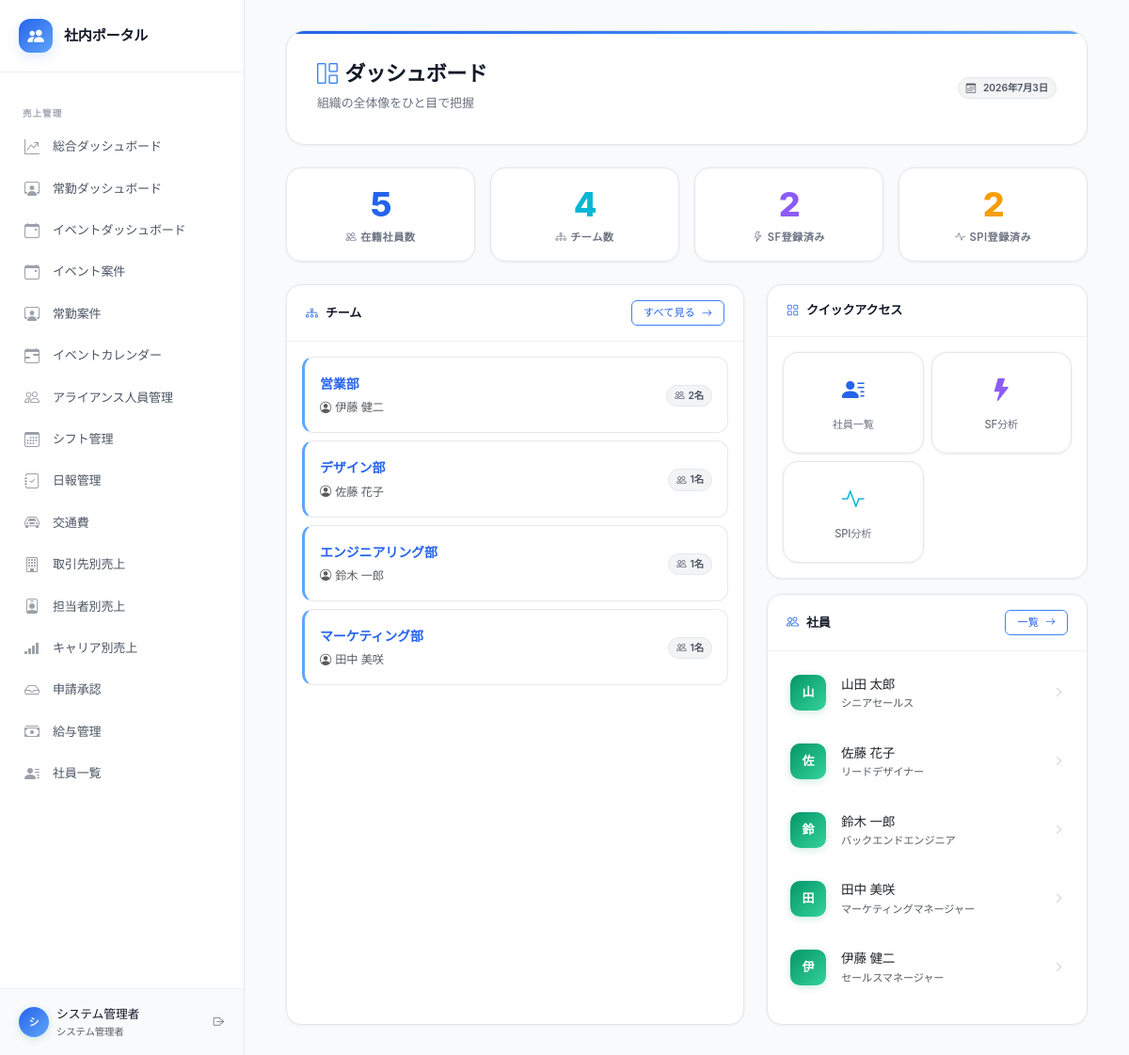
The app's page /public/index.php (signed in) with its own data.
### tables this page shows
CREATE TABLE IF NOT EXISTS teams (
    id INT PRIMARY KEY AUTO_INCREMENT,
    name VARCHAR(100) NOT NULL,
    description TEXT,
    manager_id INT NULL,
    sub_manager_id INT NULL,
    strengths_analysis TEXT COMMENT 'ストレングスファインダー分析（AI生成）',
    spi_analysis TEXT COMMENT 'SPI分析（AI生成）',
    team_strengths TEXT COMMENT 'チームの強み',
    team_challenges TEXT COMMENT 'チームの課題',
    management_points TEXT COMMENT 'マネジメントの要点',
    ideal_recruit TEXT COMMENT 'このチームに合う人',
    sort_order INT DEFAULT 0,
    created_at TIMESTAMP DEFAULT CURRENT_TIMESTAMP,
    updated_at TIMESTAMP DEFAULT CURRENT_TIMESTAMP ON UPDATE CURRENT_TIMESTAMP
);

CREATE TABLE IF NOT EXISTS employees (
    id INT PRIMARY KEY AUTO_INCREMENT,
    employee_number VARCHAR(20) UNIQUE COMMENT '社員番号',
    name VARCHAR(100) NOT NULL COMMENT '氏名',
    name_kana VARCHAR(100) COMMENT '氏名（かな）',
    email VARCHAR(200) UNIQUE,
    department VARCHAR(100) COMMENT '部署',
    job_title VARCHAR(100) COMMENT '職種・役職',
    hire_date DATE COMMENT '入社日',
    birth_date DATE COMMENT '生年月日',
    photo_path VARCHAR(255) COMMENT '顔写真パス',
    bio TEXT COMMENT '自己紹介・プロフィール',
    career_summary TEXT COMMENT 'キャリアサマリー（AI生成）',
    strengths_text TEXT COMMENT '得意なこと',
    weaknesses_text TEXT COMMENT '苦手なこと',
    how_to_utilize TEXT COMMENT 'この人の活かし方（AI生成）',
    is_active TINYINT DEFAULT 1 COMMENT '在籍フラグ',
    created_at TIMESTAMP DEFAULT CURRENT_TIMESTAMP,
    updated_at TIMESTAMP DEFAULT CURRENT_TIMESTAMP ON UPDATE CURRENT_TIMESTAMP
);

### includes/auth.php (called while the page is built, shortened)
<?php
function getCompanyId(): ?int {
    return $_SESSION['company_id'] ?? null;
}

### includes/functions.php (called while the page is built, shortened)
<?php
require_once __DIR__ . '/auth.php';
function h(mixed $value): string {
    return htmlspecialchars((string)($value ?? ''), ENT_QUOTES | ENT_HTML5, 'UTF-8');
}
function getAllTeams(?int $companyId = null): array {
    $db = getDB();
    $sql = 'SELECT t.*,
                   m.name AS manager_name,
                   sm.name AS sub_manager_name,
                   COUNT(tm.employee_id) AS member_count
            FROM teams t
            LEFT JOIN employees m ON t.manager_id = m.id
            LEFT JOIN employees sm ON t.sub_manager_id = sm.id
            LEFT JOIN team_members tm ON t.id = tm.team_id';
    $params = [];
    $sql .= ' GROUP BY t.id ORDER BY t.sort_order, t.name';
    $stmt = $db->prepare($sql);
    $stmt->execute($params);
    return $stmt->fetchAll();
}

### public/index.php (the view, shortened to what this page needs)
<?php
require_once __DIR__ . '/../config/config.php';
require_once __DIR__ . '/../includes/functions.php';
$cid = getCompanyId();
$db = getDB();
$cidFilter     = $cid ? ' AND e.company_id = ?' : '';
$cidFilterT    = $cid ? ' AND t.company_id = ?' : '';
$cidParams     = $cid ? [$cid] : [];
$stmt = $db->prepare("SELECT COUNT(*) FROM employees e WHERE e.is_active = 1{$cidFilter}");
$stmt->execute($cidParams);
$totalEmployees = (int)$stmt->fetchColumn();
$stmt = $db->prepare("SELECT COUNT(*) FROM teams t WHERE 1=1{$cidFilterT}");
$stmt->execute($cidParams);
$totalTeams = (int)$stmt->fetchColumn();
$stmt = $db->prepare("SELECT COUNT(*) FROM strengths_finder sf JOIN employees e ON sf.employee_id = e.id WHERE e.is_active = 1{$cidFilter}");
$stmt->execute($cidParams);
$sfCount = (int)$stmt->fetchColumn();
$stmt = $db->prepare("SELECT COUNT(*) FROM spi_results sp JOIN employees e ON sp.employee_id = e.id WHERE e.is_active = 1{$cidFilter}");
$stmt->execute($cidParams);
$spiCount = (int)$stmt->fetchColumn();
$recentSql = 'SELECT e.*, t.name AS team_name FROM employees e
     LEFT JOIN team_members tm ON e.id = tm.employee_id
     LEFT JOIN teams t ON tm.team_id = t.id
     WHERE e.is_active = 1';
$recentSql .= ' ORDER BY e.created_at DESC LIMIT 6';
$stmt = $db->prepare($recentSql);
$stmt->execute($cidParams);
$recentEmployees = $stmt->fetchAll();
$teams = getAllTeams($cid);
require_once __DIR__ . '/../includes/header.php';
?>
<div class="container-fluid">
    <div class="page-header">
        <div class="d-flex justify-content-between align-items-center">
            <div>
                <h1><i class="bi bi-grid-1x2 me-2"></i>ダッシュボード</h1>
                <p>組織の全体像をひと目で把握</p>
            </div>
            <div class="text-end">
                <span class="tag"><i class="bi bi-calendar3 me-1"></i><?= date('Y年n月j日') ?></span>
            </div>
        </div>
    </div>
    <div class="row g-3 mb-4">
        <div class="col-6 col-md-3">
            <div class="stat-card">
                <div class="stat-number" style="color: var(--a600)"><?= $totalEmployees ?></div>
                <div class="stat-label"><i class="bi bi-people me-1"></i>在籍社員数</div>
            </div>
        </div>
        <div class="col-6 col-md-3">
            <div class="stat-card">
                <div class="stat-number" style="color: var(--cyan)"><?= $totalTeams ?></div>
                <div class="stat-label"><i class="bi bi-diagram-3 me-1"></i>チーム数</div>
            </div>
        </div>
        <div class="col-6 col-md-3">
            <div class="stat-card">
                <div class="stat-number" style="color: var(--purple)"><?= $sfCount ?></div>
                <div class="stat-label"><i class="bi bi-lightning me-1"></i>SF登録済み</div>
            </div>
        </div>
        <div class="col-6 col-md-3">
            <div class="stat-card">
                <div class="stat-number" style="color: var(--amber)"><?= $spiCount ?></div>
                <div class="stat-label"><i class="bi bi-activity me-1"></i>SPI登録済み</div>
            </div>
        </div>
    </div>
    <div class="row g-4">
        <div class="col-lg-7">
            <div class="card h-100">
                <div class="card-header d-flex justify-content-between align-items-center">
                    <span><i class="bi bi-diagram-3 me-2" style="color:var(--a600)"></i>チーム</span>
                    <a href="<?= BASE_PATH ?>/public/teams.php" class="btn btn-sm btn-outline-success">すべて見る <i class="bi bi-arrow-right ms-1"></i></a>
                </div>
                <div class="card-body p-3">
                    <?php if (empty($teams)): ?>
                    <div class="empty-state">
                        <i class="bi bi-diagram-3"></i>
                        <p>チームがまだ登録されていません</p>
                    </div>
                    <?php else: ?>
                    <?php foreach ($teams as $team): ?>
                    <a href="<?= BASE_PATH ?>/public/team.php?id=<?= $team['id'] ?>" class="text-decoration-none">
                        <div class="team-card p-3 mb-2">
                            <div class="d-flex justify-content-between align-items-center">
                                <div>
                                    <div class="fw-semibold"><?= h($team['name']) ?></div>
                                    <?php if ($team['manager_name']): ?>
                                    <div class="text-muted small mt-1">
                                        <i class="bi bi-person-circle me-1"></i><?= h($team['manager_name']) ?>
                                    </div>
                                    <?php endif; ?>
                                </div>
                                <div class="text-end">
                                    <span class="tag">
                                        <i class="bi bi-people"></i><?= $team['member_count'] ?>名
                                    </span>
                                </div>
                            </div>
                        </div>
                    </a>
                    <?php endforeach; ?>
                    <?php endif; ?>
                </div>
            </div>
        </div>
        <div class="col-lg-5">
            <div class="card mb-3">
                <div class="card-header"><i class="bi bi-grid me-2" style="color:var(--a600)"></i>クイックアクセス</div>
                <div class="card-body p-3">
                    <div class="row g-2">
                        <div class="col-6">
                            <a href="<?= BASE_PATH ?>/public/employees.php" class="quick-action">
                                <i class="bi bi-person-lines-fill"></i>
                                <small>社員一覧</small>
                            </a>
                        </div>
                        <div class="col-6">
                            <a href="<?= BASE_PATH ?>/public/strengths.php" class="quick-action">
                                <i class="bi bi-lightning-fill" style="color:var(--purple)"></i>
                                <small>SF分析</small>
                            </a>
                        </div>
                        <div class="col-6">
                            <a href="<?= BASE_PATH ?>/public/spi.php" class="quick-action">
                                <i class="bi bi-activity" style="color:var(--cyan)"></i>
                                <small>SPI分析</small>
                            </a>
                        </div>
                    </div>
                </div>
            </div>
            <div class="card">
                <div class="card-header d-flex justify-content-between align-items-center">
                    <span><i class="bi bi-people me-2" style="color:var(--a600)"></i>社員</span>
                    <a href="<?= BASE_PATH ?>/public/employees.php" class="btn btn-sm btn-outline-success">一覧 <i class="bi bi-arrow-right ms-1"></i></a>
                </div>
                <div class="card-body p-3">
                    <?php foreach ($recentEmployees as $emp): ?>
                    <a href="<?= BASE_PATH ?>/public/employee.php?id=<?= $emp['id'] ?>" class="d-flex align-items-center text-decoration-none text-dark mb-3 p-2 rounded-3" style="transition: background .15s ease;">
                        <div class="me-3 flex-shrink-0">
                            <?php $initial = mb_substr($emp['name'], 0, 1) ?>
                            <div style="width:38px;height:38px;border-radius:10px;background:linear-gradient(135deg,#059669,#34d399);display:flex;align-items:center;justify-content:center;color:#fff;font-weight:700;font-size:13px;box-shadow:0 2px 8px rgba(5,150,105,.2);">
                                <?= h($initial) ?>
                            </div>
                        </div>
                        <div class="flex-grow-1 overflow-hidden">
                            <div class="fw-medium text-truncate" style="font-size:.85rem"><?= h($emp['name']) ?></div>
                            <div class="text-muted text-truncate" style="font-size:.7rem"><?= h($emp['job_title'] ?? $emp['department'] ?? '') ?></div>
                        </div>
                        <i class="bi bi-chevron-right text-muted" style="font-size:.7rem;opacity:.4"></i>
                    </a>
                    <?php endforeach; ?>
                </div>
            </div>
        </div>
    </div>
</div>
<?php require_once __DIR__ . '/../includes/footer.php'; ?>

### records on screen
teams: name "営業部", manager.name "伊藤 健二", member_count "2", employees.name "山", employees.name "山田 太郎", employees.job_title "シニアセールス", manager.name "伊", manager.job_title "セールスマネージャー"
teams: name "デザイン部", manager.name "佐藤 花子", member_count "1", manager.name "佐", manager.job_title "リードデザイナー"
teams: name "エンジニアリング部", manager.name "鈴木 一郎", member_count "1", manager.name "鈴", manager.job_title "バックエンドエンジニア"
teams: name "マーケティング部", manager.name "田中 美咲", member_count "1", manager.name "田", manager.job_title "マーケティングマネージャー"

### other values on screen
$label "売上管理"
$label "総合ダッシュボード 常勤ダッシュボード イベントダッシュボード イベント案件 常勤案件 イベントカレンダー アライアンス人員管理 シフト管理 日報管理 交通費 取引先別売上 担当者別売上 キャリア別売上 申請承認 給与管理 社員一覧"
mb_substr($user['display_name'] ?? 'U', 0, 1) "シ"
$user['display_name'] "システム管理者"
$totalEmployees "5"
$totalTeams "4"
$sfCount "2"
$spiCount "2"
